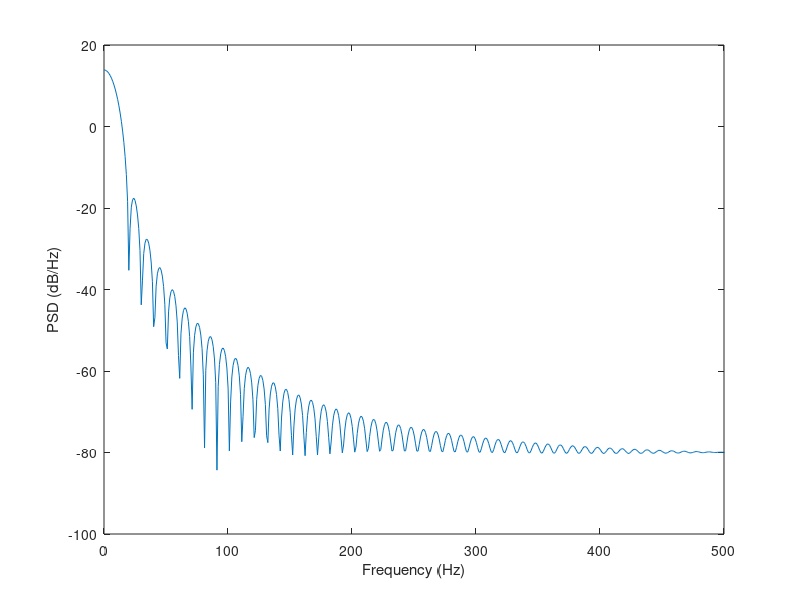

Write MATLAB code to recreate this figure.
clc
clf
close all
clearvars

fs = 1000; % Sample rate
M = 100; % Length of segment
L = 1000; % FFT length
hann = 0.5*(1-cos(2*pi*[1:M]/(M-1)));
hann_psd = 1/M*abs(fft(hann,L)).^2;
x_ax = linspace(0,1,L)*fs;
plot(x_ax,pow2db(hann_psd))
xlim([0,0.5]*fs)
xlabel('Frequency (Hz)')
ylabel('PSD (dB/Hz)')